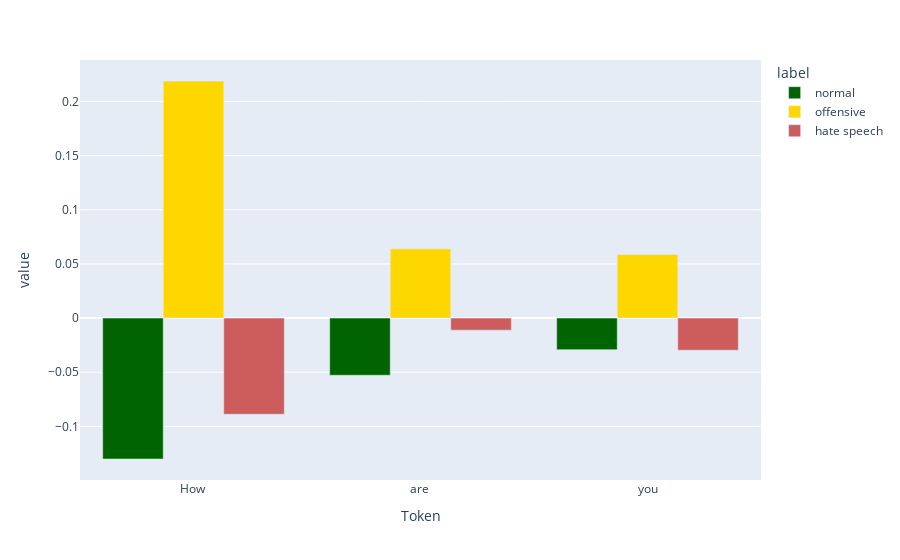

Notebook code for this chart:
### Code cell
updateSHAP("How are you")

### Figure 1 — Plotly figure (JSON) as saved in the notebook; plotly's stock layout.template omitted (floating-point values rounded to 4 significant figures)
{"data": [{"alignmentgroup": "True", "hovertemplate": "label=normal<br>Token=%{x}<br>value=%{y}<extra></extra>", "legendgroup": "normal", "marker": {"color": "darkgreen", "pattern": {"shape": ""}}, "name": "normal", "offsetgroup": "normal", "orientation": "v", "showlegend": true, "textposition": "auto", "type": "bar", "x": ["How ", "are ", "you"], "xaxis": "x", "y": [-0.1301, -0.05276, -0.02913], "yaxis": "y"}, {"alignmentgroup": "True", "hovertemplate": "label=offensive<br>Token=%{x}<br>value=%{y}<extra></extra>", "legendgroup": "offensive", "marker": {"color": "gold", "pattern": {"shape": ""}}, "name": "offensive", "offsetgroup": "offensive", "orientation": "v", "showlegend": true, "textposition": "auto", "type": "bar", "x": ["How ", "are ", "you"], "xaxis": "x", "y": [0.219, 0.06393, 0.05877], "yaxis": "y"}, {"alignmentgroup": "True", "hovertemplate": "label=hate speech<br>Token=%{x}<br>value=%{y}<extra></extra>", "legendgroup": "hate speech", "marker": {"color": "indianred", "pattern": {"shape": ""}}, "name": "hate speech", "offsetgroup": "hate speech", "orientation": "v", "showlegend": true, "textposition": "auto", "type": "bar", "x": ["How ", "are ", "you"], "xaxis": "x", "y": [-0.08882, -0.01116, -0.02964], "yaxis": "y"}], "layout": {"barmode": "group", "legend": {"title": {"text": "label"}, "tracegroupgap": 0}, "margin": {"t": 60}, "xaxis": {"anchor": "y", "domain": [0, 1], "title": {"text": "Token"}}, "yaxis": {"anchor": "x", "domain": [0, 1], "title": {"text": "value"}}}}
